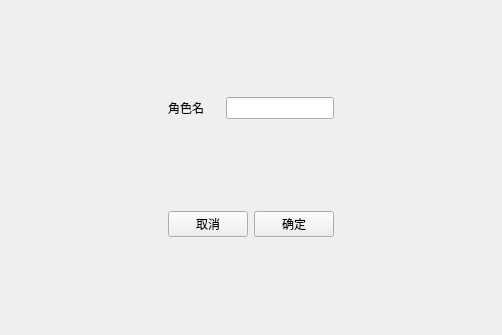
<?xml version="1.0" encoding="UTF-8"?>
<ui version="4.0">
 <class>addRoleWidget</class>
 <widget class="QWidget" name="addRoleWidget">
  <property name="geometry">
   <rect>
    <x>0</x>
    <y>0</y>
    <width>502</width>
    <height>335</height>
   </rect>
  </property>
  <property name="windowTitle">
   <string>新增角色</string>
  </property>
  <layout class="QHBoxLayout" name="horizontalLayout_3">
   <item>
    <layout class="QVBoxLayout" name="verticalLayout">
     <item>
      <layout class="QHBoxLayout" name="horizontalLayout">
       <property name="spacing">
        <number>20</number>
       </property>
       <item>
        <widget class="QLabel" name="label">
         <property name="text">
          <string>角色名</string>
         </property>
        </widget>
       </item>
       <item>
        <widget class="QLineEdit" name="addRoleLine">
         <property name="sizePolicy">
          <sizepolicy hsizetype="Fixed" vsizetype="Fixed">
           <horstretch>0</horstretch>
           <verstretch>0</verstretch>
          </sizepolicy>
         </property>
        </widget>
       </item>
      </layout>
     </item>
     <item>
      <layout class="QHBoxLayout" name="horizontalLayout_2">
       <item>
        <widget class="QPushButton" name="cacelButton">
         <property name="sizePolicy">
          <sizepolicy hsizetype="Fixed" vsizetype="Fixed">
           <horstretch>0</horstretch>
           <verstretch>0</verstretch>
          </sizepolicy>
         </property>
         <property name="text">
          <string>取消</string>
         </property>
        </widget>
       </item>
       <item>
        <widget class="QPushButton" name="sureButton">
         <property name="sizePolicy">
          <sizepolicy hsizetype="Fixed" vsizetype="Fixed">
           <horstretch>0</horstretch>
           <verstretch>0</verstretch>
          </sizepolicy>
         </property>
         <property name="text">
          <string>确定</string>
         </property>
        </widget>
       </item>
      </layout>
     </item>
    </layout>
   </item>
  </layout>
 </widget>
 <resources/>
 <connections/>
</ui>
